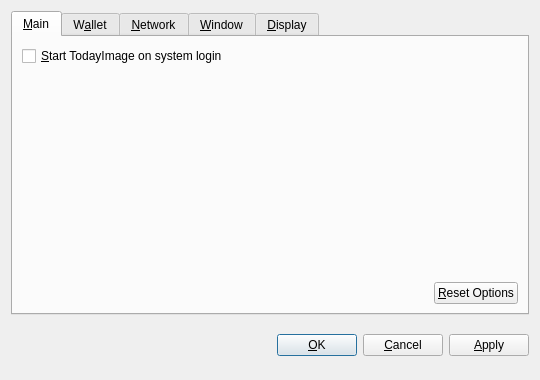
<?xml version="1.0" encoding="UTF-8"?>
<ui version="4.0">
 <class>OptionsDialog</class>
 <widget class="QDialog" name="OptionsDialog">
  <property name="geometry">
   <rect>
    <x>0</x>
    <y>0</y>
    <width>540</width>
    <height>380</height>
   </rect>
  </property>
  <property name="windowTitle">
   <string>Options</string>
  </property>
  <property name="modal">
   <bool>true</bool>
  </property>
  <layout class="QVBoxLayout" name="verticalLayout">
   <item>
    <widget class="QTabWidget" name="tabWidget">
     <property name="tabPosition">
      <enum>QTabWidget::North</enum>
     </property>
     <property name="currentIndex">
      <number>0</number>
     </property>
     <widget class="QWidget" name="tabMain">
      <attribute name="title">
       <string>&amp;Main</string>
      </attribute>
      <layout class="QVBoxLayout" name="verticalLayout_Main">
       <item>
        <widget class="QCheckBox" name="bitcoinAtStartup">
         <property name="toolTip">
          <string>Automatically start TodayImage after logging in to the system.</string>
         </property>
         <property name="text">
          <string>&amp;Start TodayImage on system login</string>
         </property>
        </widget>
       </item>
       <item>
        <spacer name="verticalSpacer_Main">
         <property name="orientation">
          <enum>Qt::Vertical</enum>
         </property>
         <property name="sizeHint" stdset="0">
          <size>
           <width>20</width>
           <height>40</height>
          </size>
         </property>
        </spacer>
       </item>
       <item>
        <layout class="QHBoxLayout" name="horizontalLayout_2_Main">
         <item>
          <spacer name="horizontalSpacer_2_Main">
           <property name="orientation">
            <enum>Qt::Horizontal</enum>
           </property>
           <property name="sizeHint" stdset="0">
            <size>
             <width>40</width>
             <height>20</height>
            </size>
           </property>
          </spacer>
         </item>
         <item>
          <widget class="QPushButton" name="resetButton">
           <property name="toolTip">
            <string>Reset all client options to default.</string>
           </property>
           <property name="text">
            <string>&amp;Reset Options</string>
           </property>
           <property name="autoDefault">
            <bool>false</bool>
           </property>
          </widget>
         </item>
        </layout>
       </item>
      </layout>
     </widget>
     <widget class="QWidget" name="tabWallet">
      <attribute name="title">
       <string>W&amp;allet</string>
      </attribute>
      <layout class="QVBoxLayout" name="verticalLayout_Network">
       <item>
        <widget class="QLabel" name="transactionFeeInfoLabel">
         <property name="text">
          <string>Optional transaction fee per kB that helps make sure your transactions are processed quickly. Most transactions are 1 kB.</string>
         </property>
         <property name="textFormat">
          <enum>Qt::PlainText</enum>
         </property>
         <property name="wordWrap">
          <bool>true</bool>
         </property>
        </widget>
       </item>
       <item>
        <layout class="QHBoxLayout" name="horizontalLayout_1_Main">
         <item>
          <widget class="QLabel" name="transactionFeeLabel">
           <property name="text">
            <string>Pay transaction &amp;fee</string>
           </property>
           <property name="textFormat">
            <enum>Qt::PlainText</enum>
           </property>
           <property name="buddy">
            <cstring>transactionFee</cstring>
           </property>
          </widget>
         </item>
         <item>
          <widget class="BitcoinAmountField" name="transactionFee"/>
         </item>
         <item>
          <spacer name="horizontalSpacer_1_Main">
           <property name="orientation">
            <enum>Qt::Horizontal</enum>
           </property>
           <property name="sizeHint" stdset="0">
            <size>
             <width>40</width>
             <height>20</height>
            </size>
           </property>
          </spacer>
         </item>
        </layout>
       </item>
       <item>
        <widget class="QLabel" name="label">
         <property name="text">
          <string>If you disable the spending of unconfirmed change, the change from a transaction cannot be used until that transaction has at least one confirmation. This also affects how your balance is computed.</string>
         </property>
         <property name="wordWrap">
          <bool>true</bool>
         </property>
        </widget>
       </item>
       <item>
        <widget class="QCheckBox" name="spendZeroConfChange">
         <property name="text">
          <string>Spend unconfirmed change  (experts only)</string>
         </property>
        </widget>
       </item>
       <item>
        <spacer name="verticalSpacer">
         <property name="orientation">
          <enum>Qt::Vertical</enum>
         </property>
         <property name="sizeHint" stdset="0">
          <size>
           <width>20</width>
           <height>40</height>
          </size>
         </property>
        </spacer>
       </item>
      </layout>
     </widget>
     <widget class="QWidget" name="tabNetwork">
      <attribute name="title">
       <string>&amp;Network</string>
      </attribute>
      <layout class="QVBoxLayout" name="verticalLayout_Network">
       <item>
        <widget class="QCheckBox" name="mapPortUpnp">
         <property name="toolTip">
          <string>Automatically open the TodayImage client port on the router. This only works when your router supports UPnP and it is enabled.</string>
         </property>
         <property name="text">
          <string>Map port using &amp;UPnP</string>
         </property>
        </widget>
       </item>
       <item>
        <widget class="QCheckBox" name="connectSocks">
         <property name="toolTip">
          <string>Connect to the TodayImage network through a SOCKS proxy (e.g. when connecting through Tor).</string>
         </property>
         <property name="text">
          <string>&amp;Connect through SOCKS proxy:</string>
         </property>
        </widget>
       </item>
       <item>
        <layout class="QHBoxLayout" name="horizontalLayout_Network">
         <item>
          <widget class="QLabel" name="proxyIpLabel">
           <property name="text">
            <string>Proxy &amp;IP:</string>
           </property>
           <property name="textFormat">
            <enum>Qt::PlainText</enum>
           </property>
           <property name="buddy">
            <cstring>proxyIp</cstring>
           </property>
          </widget>
         </item>
         <item>
          <widget class="QValidatedLineEdit" name="proxyIp">
           <property name="maximumSize">
            <size>
             <width>140</width>
             <height>16777215</height>
            </size>
           </property>
           <property name="toolTip">
            <string>IP address of the proxy (e.g. 127.0.0.1)</string>
           </property>
          </widget>
         </item>
         <item>
          <widget class="QLabel" name="proxyPortLabel">
           <property name="text">
            <string>&amp;Port:</string>
           </property>
           <property name="textFormat">
            <enum>Qt::PlainText</enum>
           </property>
           <property name="buddy">
            <cstring>proxyPort</cstring>
           </property>
          </widget>
         </item>
         <item>
          <widget class="QLineEdit" name="proxyPort">
           <property name="maximumSize">
            <size>
             <width>55</width>
             <height>16777215</height>
            </size>
           </property>
           <property name="toolTip">
            <string>Port of the proxy (e.g. 9050)</string>
           </property>
          </widget>
         </item>
         <item>
          <widget class="QLabel" name="socksVersionLabel">
           <property name="text">
            <string>SOCKS &amp;Version:</string>
           </property>
           <property name="textFormat">
            <enum>Qt::PlainText</enum>
           </property>
           <property name="buddy">
            <cstring>socksVersion</cstring>
           </property>
          </widget>
         </item>
         <item>
          <widget class="QValueComboBox" name="socksVersion">
           <property name="toolTip">
            <string>SOCKS version of the proxy (e.g. 5)</string>
           </property>
          </widget>
         </item>
         <item>
          <spacer name="horizontalSpacer_Network">
           <property name="orientation">
            <enum>Qt::Horizontal</enum>
           </property>
           <property name="sizeHint" stdset="0">
            <size>
             <width>40</width>
             <height>20</height>
            </size>
           </property>
          </spacer>
         </item>
        </layout>
       </item>
       <item>
        <spacer name="verticalSpacer_Network">
         <property name="orientation">
          <enum>Qt::Vertical</enum>
         </property>
         <property name="sizeHint" stdset="0">
          <size>
           <width>20</width>
           <height>40</height>
          </size>
         </property>
        </spacer>
       </item>
      </layout>
     </widget>
     <widget class="QWidget" name="tabWindow">
      <attribute name="title">
       <string>&amp;Window</string>
      </attribute>
      <layout class="QVBoxLayout" name="verticalLayout_Window">
       <item>
        <widget class="QCheckBox" name="minimizeToTray">
         <property name="toolTip">
          <string>Show only a tray icon after minimizing the window.</string>
         </property>
         <property name="text">
          <string>&amp;Minimize to the tray instead of the taskbar</string>
         </property>
        </widget>
       </item>
       <item>
        <widget class="QCheckBox" name="minimizeOnClose">
         <property name="toolTip">
          <string>Minimize instead of exit the application when the window is closed. When this option is enabled, the application will be closed only after selecting Quit in the menu.</string>
         </property>
         <property name="text">
          <string>M&amp;inimize on close</string>
         </property>
        </widget>
       </item>
       <item>
        <spacer name="verticalSpacer_Window">
         <property name="orientation">
          <enum>Qt::Vertical</enum>
         </property>
         <property name="sizeHint" stdset="0">
          <size>
           <width>20</width>
           <height>40</height>
          </size>
         </property>
        </spacer>
       </item>
      </layout>
     </widget>
     <widget class="QWidget" name="tabDisplay">
      <attribute name="title">
       <string>&amp;Display</string>
      </attribute>
      <layout class="QVBoxLayout" name="verticalLayout_Display">
       <item>
        <layout class="QHBoxLayout" name="horizontalLayout_1_Display">
         <item>
          <widget class="QLabel" name="langLabel">
           <property name="text">
            <string>User Interface &amp;language:</string>
           </property>
           <property name="textFormat">
            <enum>Qt::PlainText</enum>
           </property>
           <property name="buddy">
            <cstring>lang</cstring>
           </property>
          </widget>
         </item>
         <item>
          <widget class="QValueComboBox" name="lang">
           <property name="toolTip">
            <string>The user interface language can be set here. This setting will take effect after restarting TodayImage.</string>
           </property>
          </widget>
         </item>
        </layout>
       </item>
       <item>
        <layout class="QHBoxLayout" name="horizontalLayout_2_Display">
         <item>
          <widget class="QLabel" name="unitLabel">
           <property name="text">
            <string>&amp;Unit to show amounts in:</string>
           </property>
           <property name="textFormat">
            <enum>Qt::PlainText</enum>
           </property>
           <property name="buddy">
            <cstring>unit</cstring>
           </property>
          </widget>
         </item>
         <item>
          <widget class="QValueComboBox" name="unit">
           <property name="toolTip">
            <string>Choose the default subdivision unit to show in the interface and when sending coins.</string>
           </property>
          </widget>
         </item>
        </layout>
       </item>
       <item>
        <widget class="QCheckBox" name="displayAddresses">
         <property name="toolTip">
          <string>Whether to show TodayImage addresses in the transaction list or not.</string>
         </property>
         <property name="text">
          <string>&amp;Display addresses in transaction list</string>
         </property>
        </widget>
       </item>
       <item>
        <widget class="QCheckBox" name="coinControlFeatures">
         <property name="toolTip">
          <string>Whether to show coin control features or not.</string>
         </property>
         <property name="text">
          <string>Display coin &amp;control features (experts only!)</string>
         </property>
        </widget>
       </item>
       <item>
        <spacer name="verticalSpacer_Display">
         <property name="orientation">
          <enum>Qt::Vertical</enum>
         </property>
         <property name="sizeHint" stdset="0">
          <size>
           <width>20</width>
           <height>40</height>
          </size>
         </property>
        </spacer>
       </item>
      </layout>
     </widget>
    </widget>
   </item>
   <item>
    <layout class="QHBoxLayout" name="horizontalLayout_Buttons">
     <item>
      <spacer name="horizontalSpacer_1">
       <property name="orientation">
        <enum>Qt::Horizontal</enum>
       </property>
       <property name="sizeHint" stdset="0">
        <size>
         <width>40</width>
         <height>48</height>
        </size>
       </property>
      </spacer>
     </item>
     <item>
      <widget class="QLabel" name="statusLabel">
       <property name="font">
        <font>
         <weight>75</weight>
         <bold>true</bold>
        </font>
       </property>
       <property name="text">
        <string/>
       </property>
       <property name="textFormat">
        <enum>Qt::PlainText</enum>
       </property>
       <property name="wordWrap">
        <bool>true</bool>
       </property>
      </widget>
     </item>
     <item>
      <spacer name="horizontalSpacer_2">
       <property name="orientation">
        <enum>Qt::Horizontal</enum>
       </property>
       <property name="sizeHint" stdset="0">
        <size>
         <width>40</width>
         <height>48</height>
        </size>
       </property>
      </spacer>
     </item>
     <item>
      <widget class="QPushButton" name="okButton">
       <property name="text">
        <string>&amp;OK</string>
       </property>
      </widget>
     </item>
     <item>
      <widget class="QPushButton" name="cancelButton">
       <property name="text">
        <string>&amp;Cancel</string>
       </property>
       <property name="autoDefault">
        <bool>false</bool>
       </property>
      </widget>
     </item>
     <item>
      <widget class="QPushButton" name="applyButton">
       <property name="text">
        <string>&amp;Apply</string>
       </property>
       <property name="autoDefault">
        <bool>false</bool>
       </property>
      </widget>
     </item>
    </layout>
   </item>
  </layout>
 </widget>
 <customwidgets>
  <customwidget>
   <class>BitcoinAmountField</class>
   <extends>QSpinBox</extends>
   <header>bitcoinamountfield.h</header>
  </customwidget>
  <customwidget>
   <class>QValueComboBox</class>
   <extends>QComboBox</extends>
   <header>qvaluecombobox.h</header>
  </customwidget>
  <customwidget>
   <class>QValidatedLineEdit</class>
   <extends>QLineEdit</extends>
   <header>qvalidatedlineedit.h</header>
  </customwidget>
 </customwidgets>
 <resources/>
 <connections/>
</ui>
